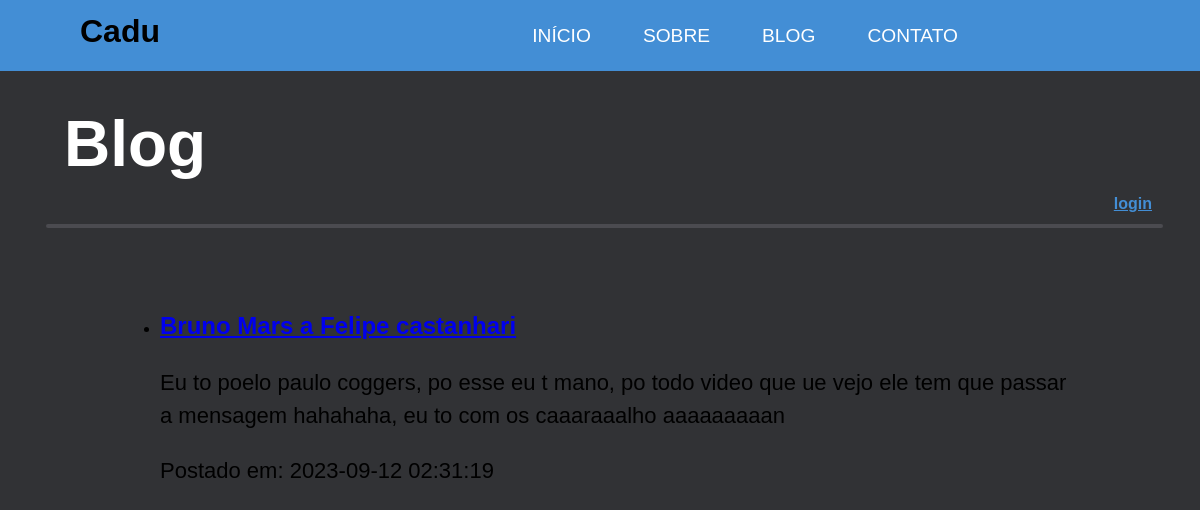
/blog, run on an earlier commit of the app's database.
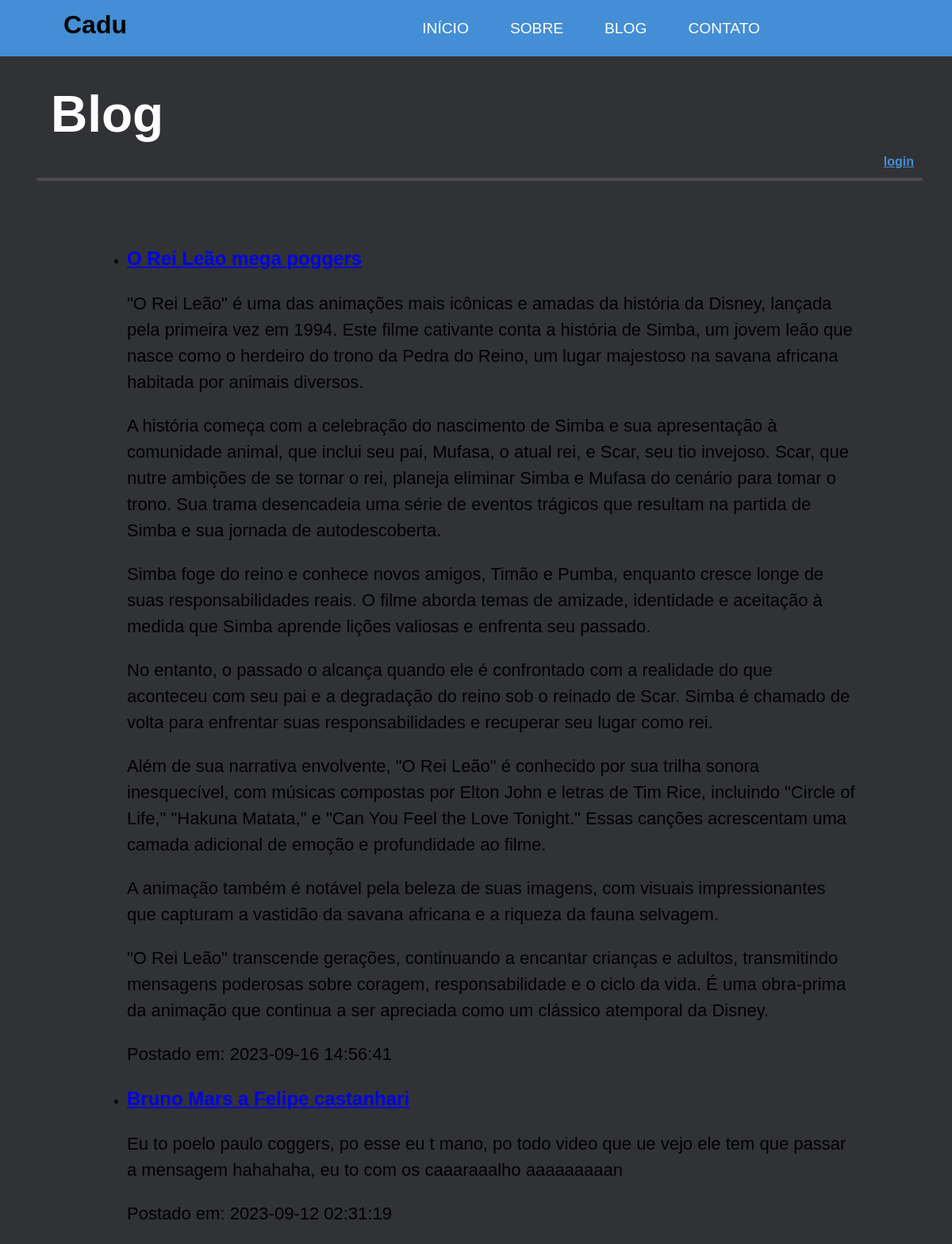
And on a later commit of the database.
### tables this page shows
CREATE TABLE posts (
  id INTEGER PRIMARY KEY AUTOINCREMENT,
  title VARCHAR(64) NOT NULL,
  body TEXT NOT NULL,
  created_at TIMESTAMP NULL DEFAULT CURRENT_TIMESTAMP
);

### app.py (the view)
@app.route('/blog')
def blog():
    sql_str = "SELECT title, body, created_at FROM posts ORDER BY id DESC"
    cur = g.db.execute(sql_str)
    posts = []
    for title, body, created_at in cur.fetchall():
        posts.append({
            'title': title,
            'body': body,
            'created_at': created_at
            })
    return render_template('all_posts.html', posts=posts)

### app.py (called while the page is built)
def connect():
    return sqlite3.connect(app.config["DATABASE"])

@app.before_request
def before_request():
    g.db = connect()

@app.teardown_request
def teardown_request(exception):
    if exception:
        pass
    if hasattr(g, 'db'):
        g.db.close()

### templates/all_posts.html (shortened to what this page needs)
{% extends "base.html" %}
{% block title %}<h1>Blog</h1>{% endblock %}
{% block content %}
    <ul>
        {% for post in posts %}
            <li>
                <a href="{{ url_for('blog_post', post_id=loop.revindex) }}"><h2>{{ post.title }}</h2></a>
                {% for paragraph in post.body.splitlines() %}
                    <p>{{ paragraph }}</p>
                {% endfor %}
                <p>Postado em: {{ post.created_at }}</p>
            </li>
        {% else %}
            <p>Nenhum post encontrado</p>
        {% endfor %}
    </ul>
{% endblock %}

### templates/base.html (shortened to what this page needs)
<!DOCTYPE html>
<html>
<head>
    <link rel="stylesheet" href="/static/styles.css">
</head>
<body>
<header>
    <div class='container'>
    <h1 class='logo'>Cadu</h1>
    <nav>
    <ul>
        <li><a href="/">Início</a></li>
        <li><a href="/about">Sobre</a></li>
        <li><a href="/blog">Blog</a></li>
        <li><a href="#">Contato</a></li>
    </ul>
    </nav>
    </div>
</header>
<main>
    <div class="title">
    {% block title %}{% endblock %}
    </div>
    <div class="href_login">
    {% if session.logged_in %}
        <a href="{{ url_for('logout') }}">Logout</a>
    {% else %}
        <a href="{{ url_for('login') }}">Login</a>
    {% endif %}
    </div>
    <div class="content">
    {% block content %}{% endblock %}
    </div>
</main>
</body>
</html>

### static/styles.css (style rules this page uses)
:root { --background: rgb(49, 50, 53); --background_accent_primary: rgba(75, 75, 80, 1); --header_background: rgba(71, 159, 241, 0.85); --header_background_hover: rgba(71, 159, 241, 1); --header_background_active: rgba(49, 132, 210, 1); }
*, *::before, *::after { box-sizing: border-box; }
body { margin: 0; background: var(--background); font-family: Arial, Helvetica, sans-serif; font-weight: 400; }
header { background: var(--header_background); text-align: center; top: 0; position: fixed; z-index: 100; width: 100%; }
.logo { margin-top: 0.4em; display: inline-block; }
nav { position: absolute; text-align: left; top: 100%; left: 0; background: var(--header_background); width: 100%; transform: scale(1, 0); transform-origin: top; transition: transform 150ms ease-in-out; }
nav ul { margin: 0; padding: 0; list-style: none; }
nav li { margin-bottom: 1em; margin-left: 1em; }
nav a { color: white; text-decoration: none; font-size: 1.2em; text-transform: uppercase; opacity: 0; transition: all 150ms ease-in-out; }
@media screen and (min-width: 800px) { header { display: grid; grid-template-columns: 1fr auto minmax(600px, 3fr) 1fr; align-items: center; } }
@media screen and (min-width: 800px) { .logo { grid-column: 2 / 3; } }
@media screen and (min-width: 800px) { nav { all: unset; position: absolute; grid-column: 3 / 4; right: 0; top: 25px; } }
@media screen and (min-width: 800px) { nav a { position: relative; padding: 25px 2px; opacity: 1; } }
@media screen and (min-width: 800px) { nav a::before { content: ''; display: block; height: 5px; background: #000; position: absolute; top: 0; left: 0; right: 0; transform: scale(0, 1); transform-origin: left; transition: transform ease-in-out 150ms; } }
@media screen and (min-width: 800px) { nav ul { display: flex; justify-content: space-between; } }
@media screen and (min-width: 800px) { nav li { margin-left: 3em; margin-bottom: 0; } }
.content { width: 80%; margin: 0 auto; padding: 0; top: -1em; line-height: 1.5; }
.content p { font-size: 22px; font-family: Verdana, Geneva, Tahoma, sans-serif; }
.content h2 { font-family: 'Trebuchet MS', 'Lucida Sans Unicode', 'Lucida Grande', 'Lucida Sans', Arial, sans-serif; font-weight: 800; }
.title { font-size: 2em; font-weight: 900; width: 95%; padding: 2em; color: #fff; position: relative; overflow: visible; }
.title::after { content: ""; display: block; position: absolute; height: 4px; width: 98%; left: 4%; margin: 0 auto; background: #4b4b50; border-radius: 2px; }
.href_login a { font-size: medium; font-weight: 600; color: var(--header_background); text-decoration: underline; text-transform: lowercase; position: absolute; right: 4%; top: 12.2em; }

What changed in the data, as far as the page shows it:
added posts: title "O Rei Leão mega poggers", splitlines "\"O Rei Leão\" é uma das animações mais icônicas e amadas da história da Disney, lançada pela primeira vez em 1994. Este filme cativante conta a história de Simba, um jovem leão que nasce como o herdeiro do trono da Pedra do Reino, um lugar majestoso na savana africana habitada por animais diversos." "A história começa com a celebração do nascimento de Simba e sua apresentação à comunidade animal, que inclui seu pai, Mufasa, o atual rei, e Scar, seu tio invejoso. Scar, que nutre ambições de se tornar o rei, planeja eliminar Simba e Mufasa do cenário para tomar o trono. Sua trama desencadeia uma série de eventos trágicos que resultam na partida de Simba e sua jornada de autodescoberta." "Simba foge do reino e conhece novos amigos, Timão e Pumba, enquanto cresce longe de suas responsabilidades reais. O filme aborda temas de amizade, identidade e aceitação à medida que Simba aprende lições valiosas e enfrenta seu passado." "No entanto, o passado o alcança quando ele é confrontado com a realidade do que aconteceu com seu pai e a degradação do reino sob o reinado de Scar. Simba é chamado de volta para enfrentar suas responsabilidades e recuperar seu lugar como rei." "Além de sua narrativa envolvente, \"O Rei Leão\" é conhecido por sua trilha sonora inesquecível, com músicas compostas por Elton John e letras de Tim Rice, incluindo \"Circle of Life,\" \"Hakuna Matata,\" e \"Can You Feel the Love Tonight.\" Essas canções acrescentam uma camada adicional de emoção e profundidade ao filme." "A animação também é notável pela beleza de suas imagens, com visuais impressionantes que capturam a vastidão da savana africana e a riqueza da fauna selvagem." "\"O Rei Leão\" transcende gerações, continuando a encantar crianças e adultos, transmitindo mensagens poderosas sobre coragem, responsabilidade e o ciclo da vida. É uma obra-prima da animação que continua a ser apreciada como um clássico atemporal da Disney.", created_at "2023-09-16 14:56:41", shown under "Blog"
